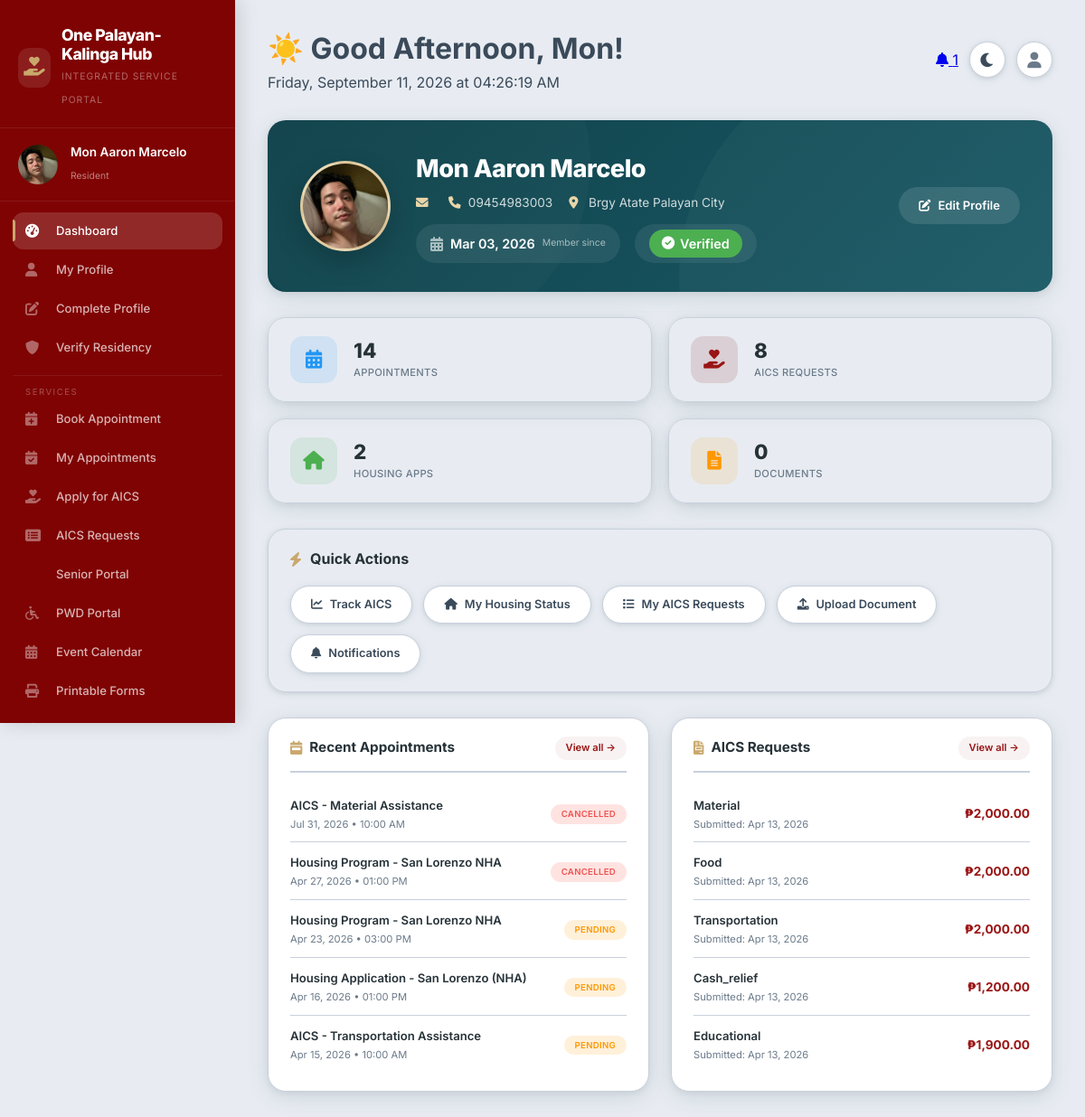
The page /dashboard.php (signed in) on the database as committed earlier.
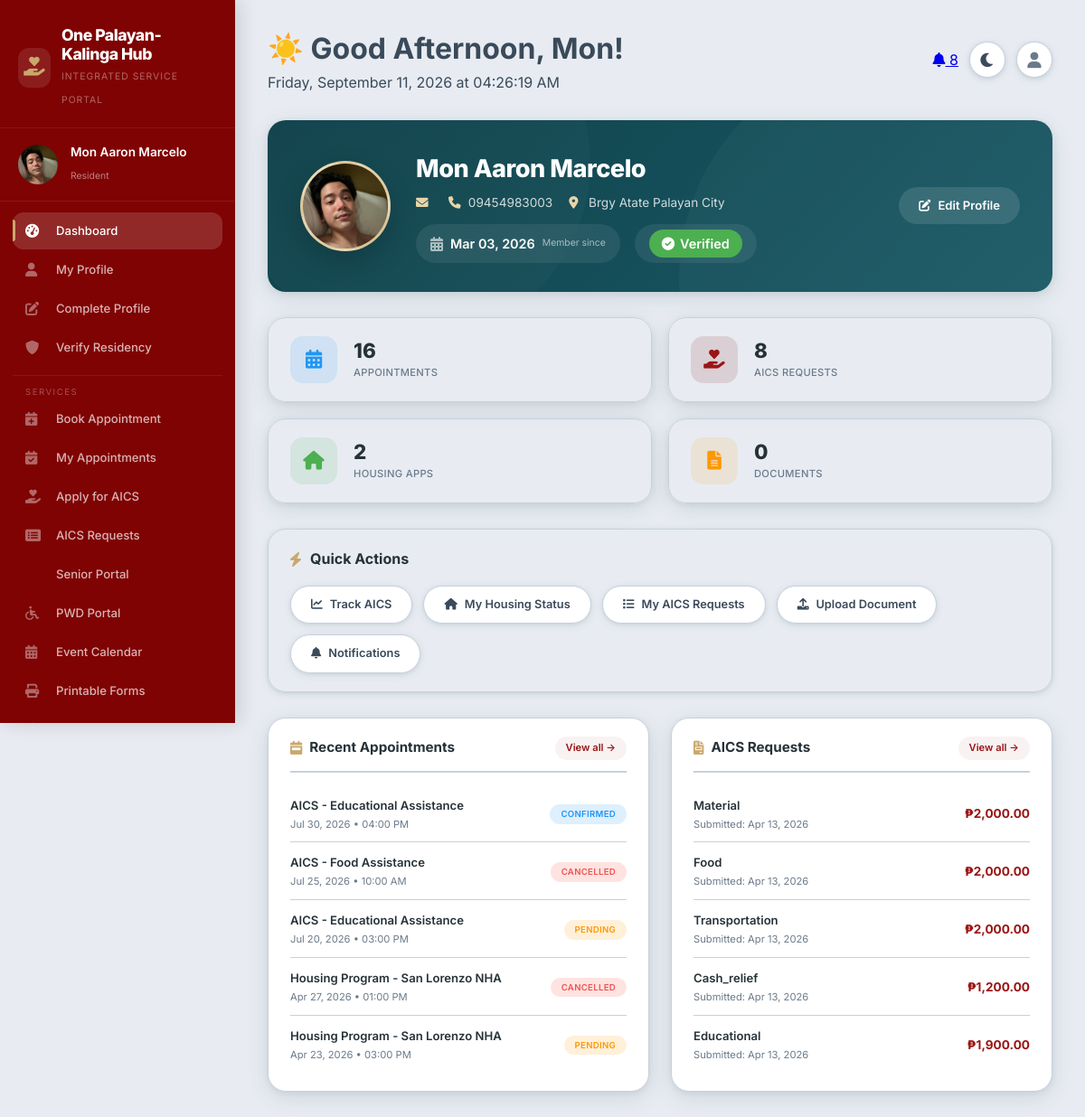
The same page on the database as committed later.
### tables this page shows
CREATE TABLE `appointments` (
  `appointment_id` int(11) NOT NULL,
  `user_id` int(11) DEFAULT NULL,
  `service_id` int(11) DEFAULT NULL,
  `appointment_date` date NOT NULL,
  `appointment_time` time NOT NULL,
  `service_type` varchar(100) DEFAULT 'General',
  `status` enum('pending','confirmed','completed','cancelled') DEFAULT 'pending',
  `purpose` text DEFAULT NULL,
  `notes` text DEFAULT NULL,
  `created_at` timestamp NOT NULL DEFAULT current_timestamp(),
  `updated_at` timestamp NOT NULL DEFAULT current_timestamp() ON UPDATE current_timestamp()
);

CREATE TABLE `services` (
  `service_id` int(11) NOT NULL,
  `category_id` int(11) DEFAULT NULL,
  `service_name` varchar(100) NOT NULL,
  `description` text DEFAULT NULL,
  `requirements` text DEFAULT NULL,
  `processing_time` varchar(50) DEFAULT NULL,
  `is_active` tinyint(1) DEFAULT 1,
  `service_code` varchar(50) DEFAULT NULL,
  `category` varchar(100) DEFAULT 'General',
  `duration_minutes` int(11) DEFAULT 30
);

CREATE TABLE `aics_requests` (
  `aics_id` int(11) NOT NULL,
  `user_id` int(11) NOT NULL,
  `request_type` enum('medical','funeral','educational','transportation','food','cash_relief','material') NOT NULL,
  `amount_requested` decimal(10,2) DEFAULT NULL,
  `amount_approved` decimal(10,2) DEFAULT NULL,
  `purpose` text DEFAULT NULL,
  `status` enum('submitted','reviewing','approved','rejected','released') DEFAULT 'submitted',
  `submission_date` timestamp NOT NULL DEFAULT current_timestamp(),
  `reviewed_by` int(11) DEFAULT NULL,
  `review_date` datetime DEFAULT NULL,
  `approved_by` int(11) DEFAULT NULL,
  `approval_date` datetime DEFAULT NULL,
  `release_date` datetime DEFAULT NULL,
  `rejection_reason` text DEFAULT NULL
);

### dashboard.php (the view, shortened to what the changed rows need)
<?php
$database = new Database();
$db = $database->getConnection();
$appointments_query = "SELECT a.*, s.service_name
                      FROM appointments a
                      JOIN services s ON a.service_id = s.service_id
                      WHERE a.user_id = :user_id
                      ORDER BY a.appointment_date DESC
                      LIMIT 5";
$appointments_stmt = $db->prepare($appointments_query);
$appointments_stmt->bindParam(':user_id', $_SESSION['user_id']);
$appointments_stmt->execute();
$aics_query = "SELECT * FROM aics_requests
               WHERE user_id = :user_id
               ORDER BY submission_date DESC
               LIMIT 5";
$aics_stmt = $db->prepare($aics_query);
$aics_stmt->bindParam(':user_id', $_SESSION['user_id']);
$aics_stmt->execute();
$count_query = "SELECT
    (SELECT COUNT(*) FROM appointments WHERE user_id = :user_id) as total_appointments,
    (SELECT COUNT(*) FROM aics_requests WHERE user_id = :user_id) as total_aics,
    (SELECT COUNT(*) FROM housing_beneficiaries WHERE user_id = :user_id) as total_housing,
    (SELECT COUNT(*) FROM documents WHERE user_id = :user_id) as total_documents,
    (SELECT COUNT(*) FROM notifications WHERE user_id = :user_id AND is_read = FALSE) as unread_notifications";
$count_stmt = $db->prepare($count_query);
$count_stmt->bindParam(':user_id', $_SESSION['user_id']);
$count_stmt->execute();
$counts = $count_stmt->fetch(PDO::FETCH_ASSOC);
$dark_mode = isset($_COOKIE['dark_mode']) && $_COOKIE['dark_mode'] === 'enabled';
$hour = date('H');
$greeting = $hour < 12 ? 'Morning' : ($hour < 18 ? 'Afternoon' : 'Evening');
$greeting_emoji = $hour < 12 ? '🌅' : ($hour < 18 ? '☀️' : '🌙');
?>
<!DOCTYPE html>
<html lang="en" data-theme="<?php echo $dark_mode ? 'dark' : 'light'; ?>">
<head>
    <link rel="stylesheet" href="https://cdnjs.cloudflare.com/ajax/libs/font-awesome/6.0.0/css/all.min.css">
    <link rel="stylesheet" href="css/portal-layout.css">
</head>
<body>
    <div class="app-container">
        <div class="sidebar" id="sidebar">
            <div class="sidebar-header">
                <div class="logo-text">
                    <h2>One Palayan-Kalinga Hub</h2>
                </div>
            </div>
        </div>
        <div class="main-content">
            <div class="top-bar">
                <div class="top-bar-left">
                    <div class="welcome-text">
                        <h1>
                            <span class="greeting-emoji"><?php echo $greeting_emoji; ?></span>
                            Good <?php echo $greeting; ?>, <?php echo explode(' ', $_SESSION['full_name'])[0]; ?>!
                        </h1>
                    </div>
                </div>
                <div class="top-bar-actions">
                    <a href="notifications.php" class="notification-bell">
                        <i class="fas fa-bell"></i>
                        <?php if (($counts['unread_notifications'] ?? 0) > 0): ?>
                            <span class="badge"><?php echo $counts['unread_notifications']; ?></span>
                        <?php endif; ?>
                    </a>
                </div>
            </div>
            <div class="profile-header">
                <div class="profile-row">
                    <div class="profile-info">
                        <h1><?php echo htmlspecialchars($_SESSION['full_name']); ?></h1>
                    </div>
                </div>
            </div>
            <div class="stats-grid">
                <div class="stat-card" onclick="window.location.href='my-appointments.php'">
                    <div class="stat-info">
                        <h3><?php echo $counts['total_appointments'] ?? 0; ?></h3>
                        <p>Appointments</p>
                    </div>
                </div>
            </div>
            <div class="two-columns">
                <div class="dashboard-card">
                    <?php
                    $appointments_stmt->execute();
                    if ($appointments_stmt->rowCount() > 0):
                        ?>
                        <div class="item-list">
                            <?php while ($appointment = $appointments_stmt->fetch(PDO::FETCH_ASSOC)): ?>
                                <div class="list-item">
                                    <div class="item-info">
                                        <h4><?php echo htmlspecialchars($appointment['service_name']); ?></h4>
                                        <p><?php echo date('M d, Y', strtotime($appointment['appointment_date'])); ?> •
                                            <?php echo date('h:i A', strtotime($appointment['appointment_time'])); ?></p>
                                    </div>
                                    <span
                                        class="status-badge <?php echo strtolower($appointment['status']); ?>"><?php echo ucfirst($appointment['status']); ?></span>
                                </div>
                            <?php endwhile; ?>
                        </div>
                    <?php endif; ?>
                </div>
                <div class="dashboard-card">
                    <?php
                    $aics_stmt->execute();
                    if ($aics_stmt->rowCount() > 0):
                        ?>
                        <div class="item-list">
                            <?php while ($aics = $aics_stmt->fetch(PDO::FETCH_ASSOC)): ?>
                                <div class="list-item">
                                    <div class="item-info">
                                        <h4><?php echo ucfirst($aics['request_type']); ?></h4>
                                        <p>Submitted: <?php echo date('M d, Y', strtotime($aics['submission_date'])); ?></p>
                                    </div>
                                    <span class="amount-tag">₱<?php echo number_format($aics['amount_requested'], 2); ?></span>
                                </div>
                            <?php endwhile; ?>
                        </div>
                    <?php endif; ?>
                </div>
            </div>
        </div>
    </div>
</body>
</html>

Rows that differ between the two databases and show on the page:
removed appointments: service.service_name "AICS - Material Assistance", appointment_date "Jul 31, 2026", appointment_time "10:00 AM", status "CANCELLED"
no longer on this page (row unchanged): appointments: service.service_name "Housing Application - San Lorenzo (NHA)", appointment_date "Apr 16, 2026", appointment_time "01:00 PM", status "PENDING"
no longer on this page (row unchanged): appointments: service.service_name "AICS - Transportation Assistance", appointment_date "Apr 15, 2026", appointment_time "10:00 AM", status "PENDING"
added appointments: service.service_name "AICS - Educational Assistance", appointment_date "Jul 30, 2026", appointment_time "04:00 PM", status "CONFIRMED"
added appointments: service.service_name "AICS - Food Assistance", appointment_date "Jul 25, 2026", appointment_time "10:00 AM", status "CANCELLED"
added appointments: service.service_name "AICS - Educational Assistance", appointment_date "Jul 20, 2026", appointment_time "03:00 PM", status "PENDING"
Other text that changed with them:
$counts['unread_notifications']: "1" → "8"
$counts['total_appointments']: "14" → "16"
